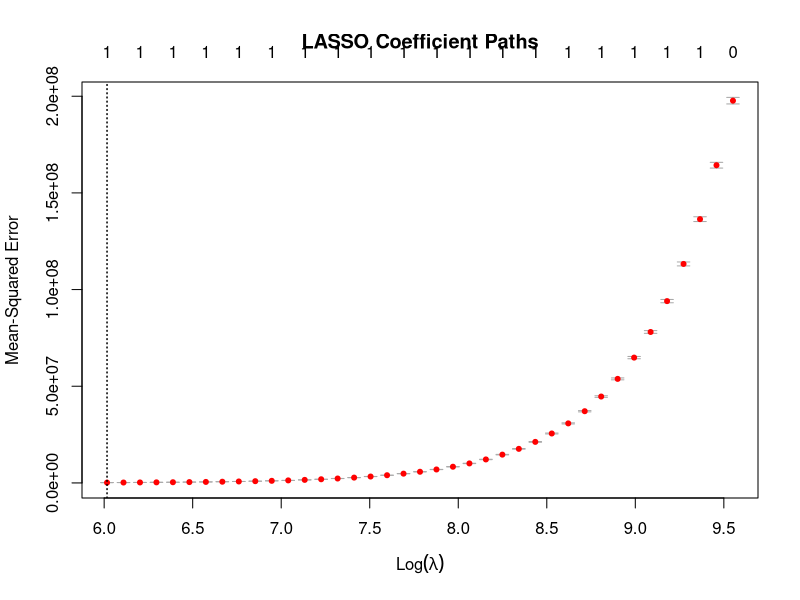
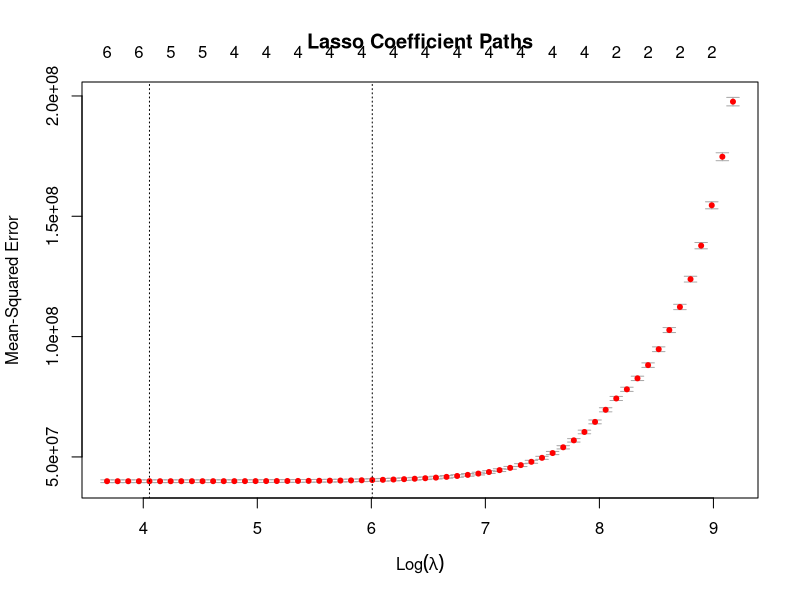

Reproduce these figures in R, in order.
## ---- chunk 1
#Importing Libraries
suppressPackageStartupMessages(library(glmnet))
suppressPackageStartupMessages(library(ggplot2))
suppressPackageStartupMessages(library(caret))
suppressPackageStartupMessages(library(dplyr))
library(caret)
library(dplyr)
library(ggplot2)
library(glmnet)
## ---- chunk 2
#Reading Health Care Dataset
Health_Care <- read.csv("final_project/updated_healthcare_dataset.csv")
head(Health_Care)
str(Health_Care)
summary(Health_Care)
## ---- chunk 3
#Removing Variables
Health_Care_Updated <- Health_Care %>% select(-c("Date_of_Admission", "Discharge_Date", "Hospital", "Insurance_Provider", "Name"))
head(Health_Care_Updated)
## ---- chunk 4
#Converting Categorical Variables Into Factors
Health_Care_Updated$Admission_Type <- as.factor(Health_Care_Updated$Admission_Type)
Health_Care_Updated$Blood_Type <- as.factor(Health_Care_Updated$Blood_Type)
Health_Care_Updated$Gender <- as.factor(Health_Care_Updated$Gender)
Health_Care_Updated$Medical_Condition <- as.factor(Health_Care_Updated$Medical_Condition)
Health_Care_Updated$Medication <- as.factor(Health_Care_Updated$Medication)
Health_Care_Updated$Test_Results <- as.factor(Health_Care_Updated$Test_Results)
str(Health_Care_Updated)
## ---- chunk 5
#Create Dummy Variables For Categorical Data
Health_Care_Dummy_Model <- dummyVars(~ Admission_Type + Age + Gender + Blood_Type + Gender + Medical_Condition + Medication + Test_Results, data = Health_Care_Updated)
head(Health_Care_Dummy_Model)

## ---- chunk 6
#Transform Data to Dummy Variables
Health_Care_Transform <- as.matrix(predict(Health_Care_Dummy_Model, newdata = Health_Care_Updated))
class(Health_Care_Transform)
head(Health_Care_Transform)
## ---- chunk 7
#Combine Dummy Variables With The Billing_Amount
Health_Care_Model_Data <- cbind(Health_Care_Transform, Billing_Amount = Health_Care_Updated$Billing_Amount, Health_Care_Updated$Age, Health_Care_Updated$Length_Of_Stay)
head(Health_Care_Model_Data)
## ---- chunk 8
#Split Data Into Predictors (X) and Response Variable (y)
Health_Care_X <- as.matrix(Health_Care_Model_Data[, -ncol(Health_Care_Model_Data)])  
Health_Care_Y <- Health_Care_Model_Data[, "Billing_Amount"]
## ---- chunk 9
#Fit LASSO Regression Model
Health_Care_LASSO_Model <- cv.glmnet(Health_Care_X, Health_Care_Y , alpha = 1, standardize = TRUE)
head(Health_Care_LASSO_Model)
## ---- chunk 10
#Showing Lambda Values
Health_Care_Lambda <- Health_Care_LASSO_Model$lambda
Health_Care_Lambda
## ---- chunk 11
#Best Lambda
Health_Care_Best_Lambda <- Health_Care_LASSO_Model$lambda.min 
print(paste("Optimal Lambda:", Health_Care_Best_Lambda))
## ---- chunk 12
#Extract Coefficients At The Optimal Lambda
Health_Care_LASSO_Coefficients <- coef(Health_Care_LASSO_Model, s = "lambda.min")
print(Health_Care_LASSO_Coefficients)
## ---- chunk 13
#Fit Final LASSO Model
Health_Care_LASSO_Final_Model <- glmnet(Health_Care_X, Health_Care_Y, alpha = 1, lambda = Health_Care_Best_Lambda)
Health_Care_LASSO_Final_Model
## ---- chunk 14
#Display Coefficients
print(coef(Health_Care_LASSO_Final_Model))
## ---- chunk 15
#Extract Non-Zero Coefficients
Health_Care_Nonzero_Coefficients <- coef(Health_Care_LASSO_Final_Model, s = Health_Care_Best_Lambda)
Health_Care_Nonzero_Coefficients <- as.matrix(Health_Care_Nonzero_Coefficients)
Health_Care_Nonzero_Coefficients <- Health_Care_Nonzero_Coefficients[Health_Care_Nonzero_Coefficients != 0, , drop = FALSE]
Health_Care_Nonzero_Coefficients

#Display Non-Zero Coefficients
print(Health_Care_Nonzero_Coefficients)
## ---- chunk 16
#Predict Values Using The Final Model
Health_Care_Predictions <- predict(Health_Care_LASSO_Final_Model, newx = Health_Care_X, s = Health_Care_Best_Lambda)
head(Health_Care_Predictions)
## ---- chunk 17
#Calculate Residuals
Health_Care_Residuals <- Health_Care_Y - Health_Care_Predictions
head(Health_Care_Residuals)

#Calculate Mean Squared Error (MSE)
Health_Care_MSE <- mean(Health_Care_Residuals^2)
print(paste("Mean Squared Error:", Health_Care_MSE))
## ---- chunk 18
#Calculate Total Sum of Squares (TSS)
Health_Care_TSS <- sum((Health_Care_Y - mean(Health_Care_Y))^2)
Health_Care_TSS 

#Calculate Residual Sum of Squares (RSS)
Health_Care_RSS <- sum(Health_Care_Residuals^2)
Health_Care_RSS 
## ---- chunk 19
#Calculate R-Squared
Health_Care_RSquared <- 1 - (Health_Care_RSS/Health_Care_TSS)
print(paste("R-Squared:", Health_Care_RSquared))

#Showing All Statistics
Health_Care_Results <- data.frame(Metric = c("MSE", "TSS", "RSS", "R-Squared"), Value = c(Health_Care_MSE, Health_Care_TSS, Health_Care_RSS, Health_Care_RSquared))
Health_Care_Results
## ---- chunk 20
#Plot Coefficient Paths
plot(Health_Care_LASSO_Model, xvar = "lambda", label = TRUE, main = "LASSO Coefficient Paths")
## ---- chunk 21
# selecting the required column for the purpose
q2_data <- Health_Care %>%
  select(Hospital, Medical_Condition, Length_Of_Stay, Billing_Amount)
head(q2_data)

# Calculate average billing per hospital
# reason - as there can be several billing amount for the same hospital

avg_billing <- aggregate(Billing_Amount ~ Hospital, q2_data, mean)
head(avg_billing)
## ---- chunk 22
# Group hospitals into quantiles (Low, Medium, High, Very High)
# as there are several hundreds of hospitals, we are grouping it as low, medium, high
# create a categorical variable = 
avg_billing$Billing_Group <- cut(
  avg_billing$Billing_Amount, 
  breaks = quantile(avg_billing$Billing_Amount, probs = seq(0, 1, 0.25)), 
  labels = c("Low", "Medium", "High", "Very High"), 
  include.lowest = TRUE
)

# Merge billing groups back into the main dataset
q2_data <- merge(q2_data, avg_billing[, c("Hospital", "Billing_Group")], by = "Hospital")
head(q2_data)
## ---- chunk 23
# Convert Medical_Condition to dummy variables- as lasso can be used ony for numerical variable
med_numeric <- model.matrix(~ Medical_Condition - 1, data = q2_data)

# Add dummy variables to the main dataset
q2_data <- cbind(q2_data, med_numeric)
head(q2_data)

medical_condition_columns <- grep("Medical_Condition", colnames(q2_data), value = TRUE)
head(medical_condition_columns)
## ---- chunk 24
# Find all the column with numeric value and assign to dummy variable
numeric_columns <- c("Length_Of_Stay", grep("Medical_Condition", colnames(q2_data), value = TRUE))

q2_data <- q2_data[, !colnames(q2_data) %in% "Medical_Condition"]

# Update numeric_columns to exclude Medical_Condition
numeric_columns <- numeric_columns[numeric_columns != "Medical_Condition"]
## ---- chunk 25
# Convert numeric columns to matrix -for regression
numeric_part <- apply(q2_data[, numeric_columns], 2, function(col) as.numeric(as.character(col)))
str(numeric_part)

# Convert Billing_Group - categorical to dummy variables - for numeric 
billing_group_dummies <- model.matrix(~ Billing_Group - 1, data = q2_data)

# Combine numeric columns and billing group dummy variables
X <- cbind(numeric_part, billing_group_dummies)
X <- apply(X, 2, function(col) as.numeric(as.character(col)))

# Verify structure
str(X)

# Define the response variable
y <- as.numeric(q2_data$Billing_Amount)

# Verify structure of y
str(y)
## ---- chunk 26
# Fit Lasso regression with cross-validation
lasso_model <- cv.glmnet(X, y, alpha = 1, standardize = TRUE)
lasso_model

# Get the best lambda value
best_lambda <- lasso_model$lambda.min 
print(best_lambda)  # Display the optimal penalty value

# Fit the final Lasso model
final_model <- glmnet(X, y, alpha = 1, lambda = best_lambda)

# Display coefficients
print(coef(final_model))
## ---- chunk 27
# Extract non-zero coefficients
nonzero_coefficients <- coef(final_model, s = best_lambda)
nonzero_coefficients <- as.matrix(nonzero_coefficients)
nonzero_coefficients <- nonzero_coefficients[nonzero_coefficients != 0, , drop = FALSE]

# Display non-zero coefficients
print(nonzero_coefficients)
## ---- chunk 28
# Extract coefficients for Billing_Group
billing_group_effect <- nonzero_coefficients[grep("Billing_Group", rownames(nonzero_coefficients)), ]
print(billing_group_effect)

# Predict values using the final model
predictions <- predict(final_model, newx = X, s = best_lambda)
head(predictions)
# Calculate residuals
residuals <- y - predictions

# Calculate Mean Squared Error (MSE)
mse <- mean(residuals^2)
print(paste("Mean Squared Error:", mse))

# Calculate Total Sum of Squares (TSS)
tss <- sum((y - mean(y))^2)

# Calculate Residual Sum of Squares (RSS)
rss <- sum(residuals^2)

# Calculate R-squared
r_squared <- 1 - (rss / tss)
print(paste("R-squared:", r_squared))


# cross validation plot for Lasso
plot(lasso_model, xvar = "lambda", label = TRUE, main = "Lasso Coefficient Paths")

## ---- chunk 29
contingency_table <- table(Health_Care$Blood_Type, Health_Care$Medical_Condition)
print(contingency_table)
## ---- chunk 30
chi_square_result <- chisq.test(contingency_table)
print(chi_square_result)
